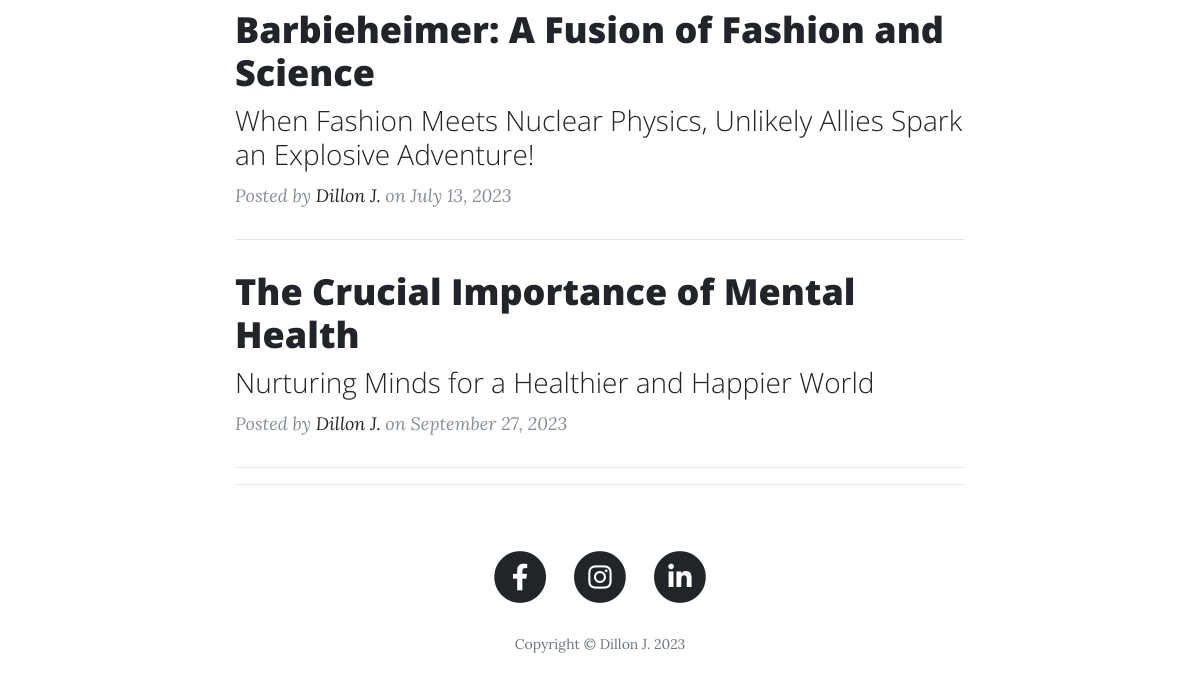
Before: / (lower part) with the older database file.
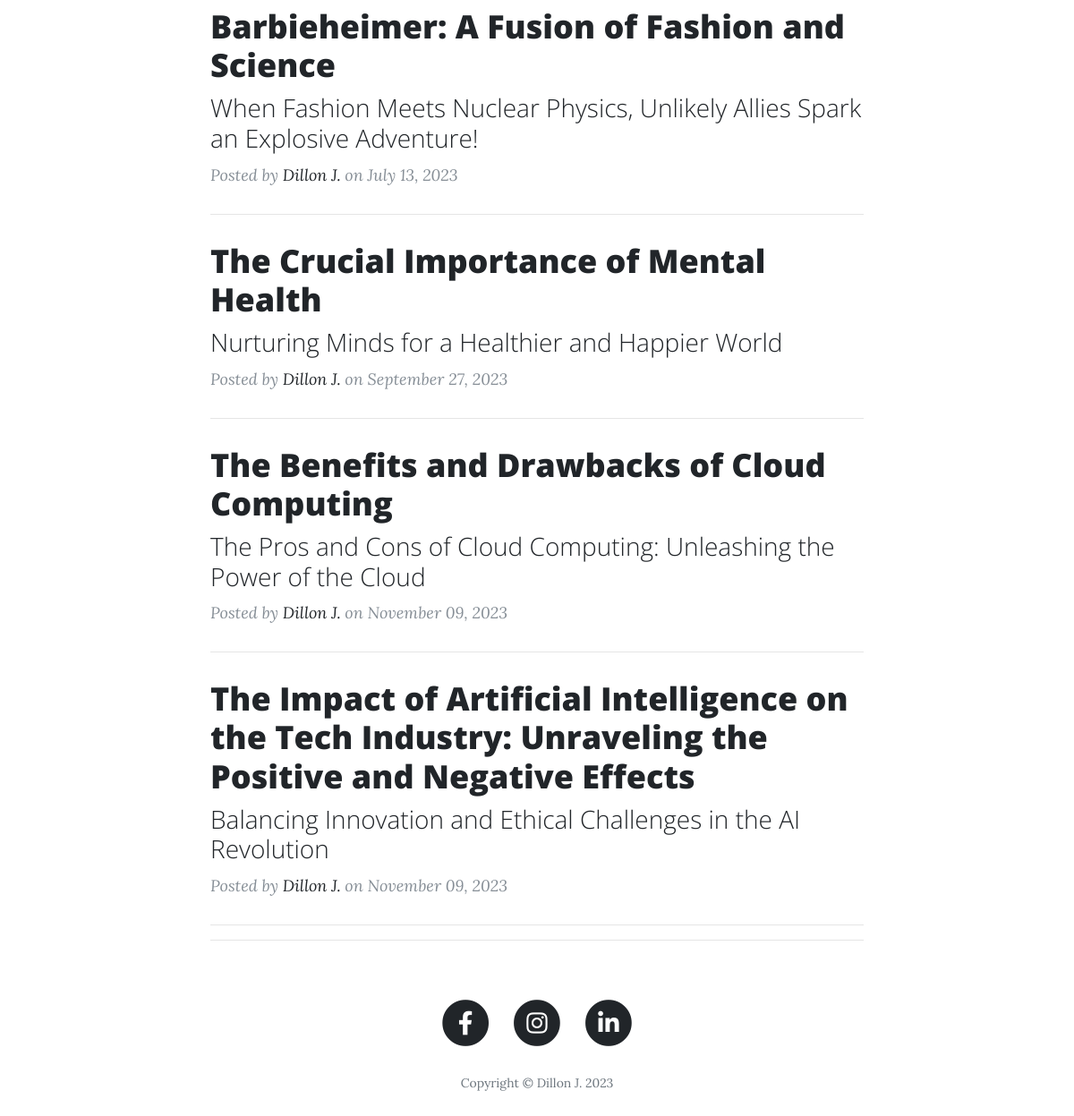
After: the same page with the newer database file.
### main.py (models this page shows)
class BlogPost(UserMixin, db.Model):
    __tablename__ = "blog_posts"
    id = db.Column(db.Integer, primary_key=True)
    author_id = db.Column(db.Integer, db.ForeignKey('users.id'))
    author = relationship("User", back_populates="posts")
    title = db.Column(db.String(250), unique=True, nullable=False)
    subtitle = db.Column(db.String(250), nullable=False)
    date = db.Column(db.String(250), nullable=False)
    body = db.Column(db.Text, nullable=False)
    img_url = db.Column(db.String(250), nullable=False)
    comments = relationship("Comment", back_populates="parent_post")

class User(UserMixin, db.Model):
    __tablename__ = "users"
    id = db.Column(db.Integer, primary_key=True)
    email = db.Column(db.String(250), unique=True, nullable=False)
    password = db.Column(db.String(250), nullable=False)
    name = db.Column(db.String(250), nullable=False)
    posts = relationship("BlogPost", back_populates="author")
    comments = relationship("Comment", back_populates="author")

### main.py (the view)
@app.route('/')
def get_all_posts():
    posts = BlogPost.query.all()
    return render_template("index.html", all_posts=posts)

### templates/index.html (shortened to what this page needs)
{% include "header.html" %}
  <div class="container">
    <div class="row">
      <div class="col-lg-8 col-md-10 mx-auto">
        {% for post in all_posts %}
        <div class="post-preview">
          <a href="{{ url_for('show_post', post_id=post.id) }}">
            <h2 class="post-title">
              {{post.title}}
            </h2>
            <h3 class="post-subtitle">
              {{post.subtitle}}
            </h3>
          </a>
          <p class="post-meta">Posted by
            <a href="#">{{post.author.name}}</a>
            on {{post.date}}
          </p>
        </div>
        <hr>
        {% endfor %}
  <hr>
{% include "footer.html" %}

### templates/header.html (shortened to what this page needs)
<!DOCTYPE html>
<html lang="en">
<head>
  <link href="{{ url_for('static', filename='vendor/bootstrap/css/bootstrap.min.css') }}" rel="stylesheet">
  <link href="{{ url_for('static', filename='vendor/fontawesome-free/css/all.min.css')}}" rel="stylesheet" type="text/css">
  <link href="{{ url_for('static', filename='css/clean-blog.min.css')}}" rel="stylesheet">
</head>
<body>

### templates/footer.html (shortened to what this page needs)
  <footer>
    <div class="container">
      <div class="row">
        <div class="col-lg-8 col-md-10 mx-auto">
          <ul class="list-inline text-center">
            <li class="list-inline-item">
              <a href="https://www.facebook.com/djdillyjohn">
                <span class="fa-stack fa-lg">
                  <i class="fas fa-circle fa-stack-2x"></i>
                  <i class="fab fa-facebook-f fa-stack-1x fa-inverse"></i>
                </span>
              </a>
            </li>
            <li class="list-inline-item">
              <a href="https://www.instagram.com/dillon_jawn/">
                <span class="fa-stack fa-lg">
                  <i class="fas fa-circle fa-stack-2x"></i>
                  <i class="fab fa-instagram fa-stack-1x fa-inverse"></i>
                </span>
              </a>
            </li>
            <li class="list-inline-item">
              <a href="https://www.linkedin.com/in/dillon-j/">
                <span class="fa-stack fa-lg">
                  <i class="fas fa-circle fa-stack-2x"></i>
                  <i class="fab fa-linkedin-in fa-stack-1x fa-inverse"></i>
                </span>
              </a>
            </li>
          </ul>
          <p class="copyright text-muted">Copyright &copy; Dillon J. 2023</p>
        </div>
      </div>
    </div>
  </footer>
</body>
</html>

Changed rows visible on the page:
added BlogPost: title "The Benefits and Drawbacks of Cloud Computing", subtitle "The Pros and Cons of Cloud Computing: Unleashing the Power of the Cloud", author.name "Dillon J.", date "November 09, 2023"
added BlogPost: title "The Impact of Artificial Intelligence on the Tech Industry: Unraveling the Positive and Negative Effects", subtitle "Balancing Innovation and Ethical Challenges in the AI Revolution", author.name "Dillon J.", date "November 09, 2023"
